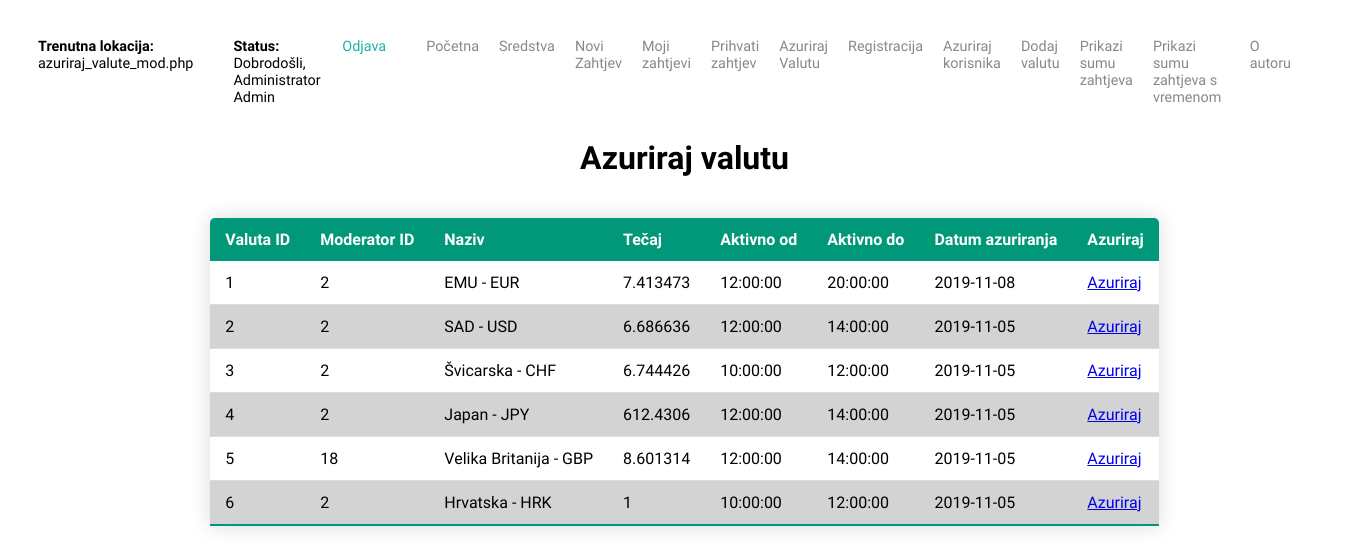
The page /azuriraj_valute_mod.php (signed in) on the database its author committed.
### tables this page shows
CREATE TABLE IF NOT EXISTS `valuta` (
  `valuta_id` INT NOT NULL AUTO_INCREMENT,
  `moderator_id` INT NOT NULL,
  `naziv` VARCHAR(50) NOT NULL,
  `tecaj` DOUBLE NOT NULL,
  `slika` TEXT NOT NULL,
  `zvuk` TEXT NULL COMMENT '	',
  `aktivno_od` TIME NULL,
  `aktivno_do` TIME NULL,
  `datum_azuriranja` DATE NULL,
  PRIMARY KEY (`valuta_id`),
  INDEX `fk_liga_korisnik1_idx` (`moderator_id` ASC),
  CONSTRAINT `fk_liga_korisnik1`
    FOREIGN KEY (`moderator_id`)
    REFERENCES `korisnik` (`korisnik_id`)
    ON DELETE NO ACTION
    ON UPDATE NO ACTION);

### baza.php (called while the page is built, shortened)
<?php
function izvrsiUpit($veza, $upit){
	$rezultat = mysqli_query($veza,$upit);
	return $rezultat;
}
?>

### azuriraj_valute_mod.php (the view, shortened to what this page needs)
<?php
	include("zaglavljeproba.php");
	include_once("baza.php");
	$veza = spojiSeNaBazu();
	$upit = "SELECT *FROM valuta WHERE moderator_id= '{$aktivni_korisnik_id}' OR '{$aktivni_korisnik_id}'=1";
	$rezultat = izvrsiUpit($veza, $upit);
?>
<!DOCTYPE html>
<html lang="en">
	<head>
		<link href="jkovacevi.css" rel="stylesheet" type="text/css">
 	</head>
 	<body>
 		<br>
 		<div class="container">
			<div class="naslov">
				<h1>Azuriraj valutu</h1>
			</div>
		</div>
 		<br>
 		<table class="tablica">
 			<thead>
 				<tr>
 					<th>Valuta ID</th>
 					<th>Moderator ID</th>
 					<th>Naziv</th>
 					<th>Tečaj</th>
 					<th>Aktivno od</th>
 					<th>Aktivno do</th>
					<th>Datum azuriranja</th>
					<th>Azuriraj</th>
 				</tr>
 			</thead>
 			<tbody>
 				<?php
 					if(isset($rezultat)){
 						while($red=mysqli_fetch_array($rezultat)){
 							echo "<tr>";
 							echo "<td>{$red[0]}</td>";
 							echo "<td>{$red[1]}</td>";
 							echo "<td>{$red[2]}</td>";
 							echo "<td>{$red[3]}</td>";
 							echo "<td>{$red[6]}</td>";
 							echo "<td>{$red[7]}</td>";
 							echo "<td>{$red[8]}</td>";
 							echo "<td><a href='moderator_valute.php?id={$red[0]}'>Azuriraj</a></td>";
 							echo "</tr>";
 						}
 					}
 				?>
 			</tbody>
 		</table>
	 </body>
	</html>

### jkovacevi.css (style rules this page uses)
body { margin:0px; font-family: 'Inconsolata', monospace, bold; }
h1 { font-family: 'Inconsolata', monospace; text-align: center; }
.container { display: grid; grid-template-columns: 1fr; }
.tablica { border-collapse: collapse; margin: 25px o; font-size: 0,9em; min-width: 400px; border-radius: 5px 5px 0 0; overflow: hidden; box-shadow: 0 0 20px rgba(0,0,0,0.15); margin-left:auto; margin-right:auto; }
.tablica thead tr { background-color: #009879; color: white; text-align: left; font-weight: bold; }
.tablica th { padding: 12px 15px; }
.tablica td { padding: 12px 15px; }
.tablica tbody tr { border-bottom: 1px solid #dddddd; }
.tablica tbody tr:nth-of-type(even) { background-color: lightgrey; }
.tablica tbody tr:last-of-type { border-bottom: 2px solid #009879; }

### rows shown on the page
valuta: valuta_id "1", moderator "2", naziv "EMU - EUR", tecaj "7.413473", aktivno_od "12:00:00", aktivno_do "20:00:00", datum_azuriranja "2019-11-08"
valuta: valuta_id "2", moderator "2", naziv "SAD - USD", tecaj "6.686636", aktivno_od "12:00:00", aktivno_do "14:00:00", datum_azuriranja "2019-11-05"
valuta: valuta_id "3", moderator "2", naziv "Švicarska - CHF", tecaj "6.744426", aktivno_od "10:00:00", aktivno_do "12:00:00", datum_azuriranja "2019-11-05"
valuta: valuta_id "4", moderator "2", naziv "Japan - JPY", tecaj "612.4306", aktivno_od "12:00:00", aktivno_do "14:00:00", datum_azuriranja "2019-11-05"
valuta: valuta_id "5", moderator "18", naziv "Velika Britanija - GBP", tecaj "8.601314", aktivno_od "12:00:00", aktivno_do "14:00:00", datum_azuriranja "2019-11-05"
valuta: valuta_id "6", moderator "2", naziv "Hrvatska - HRK", tecaj "1", aktivno_od "10:00:00", aktivno_do "12:00:00", datum_azuriranja "2019-11-05"

### other values the page prints
$trenutna "azuriraj_valute_mod.php"
$aktivni_korisnik_ime "Administrator Admin"
